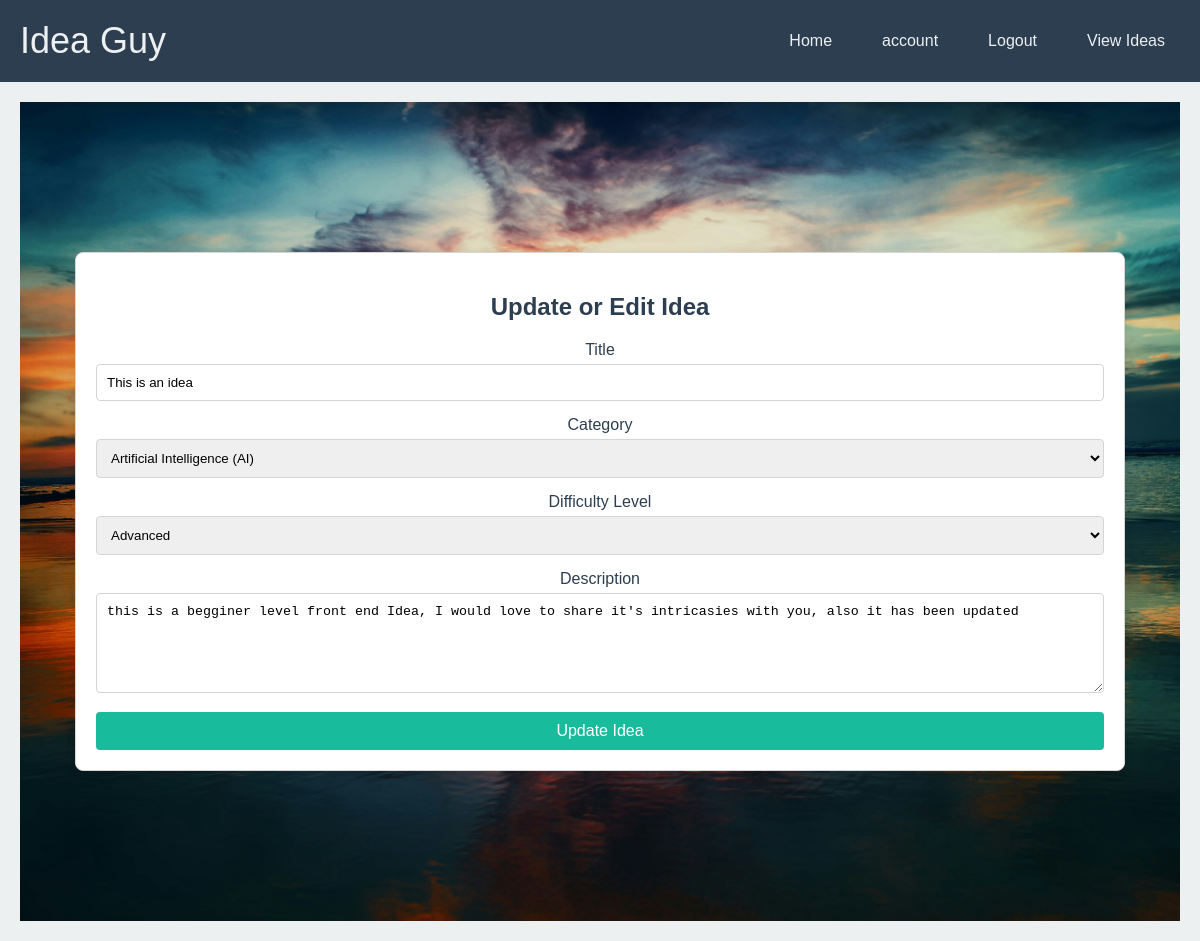
Before: /edit_project/5276a31c-0754-47eb-8c49-78b638f257c2 (signed in) with the older database file.
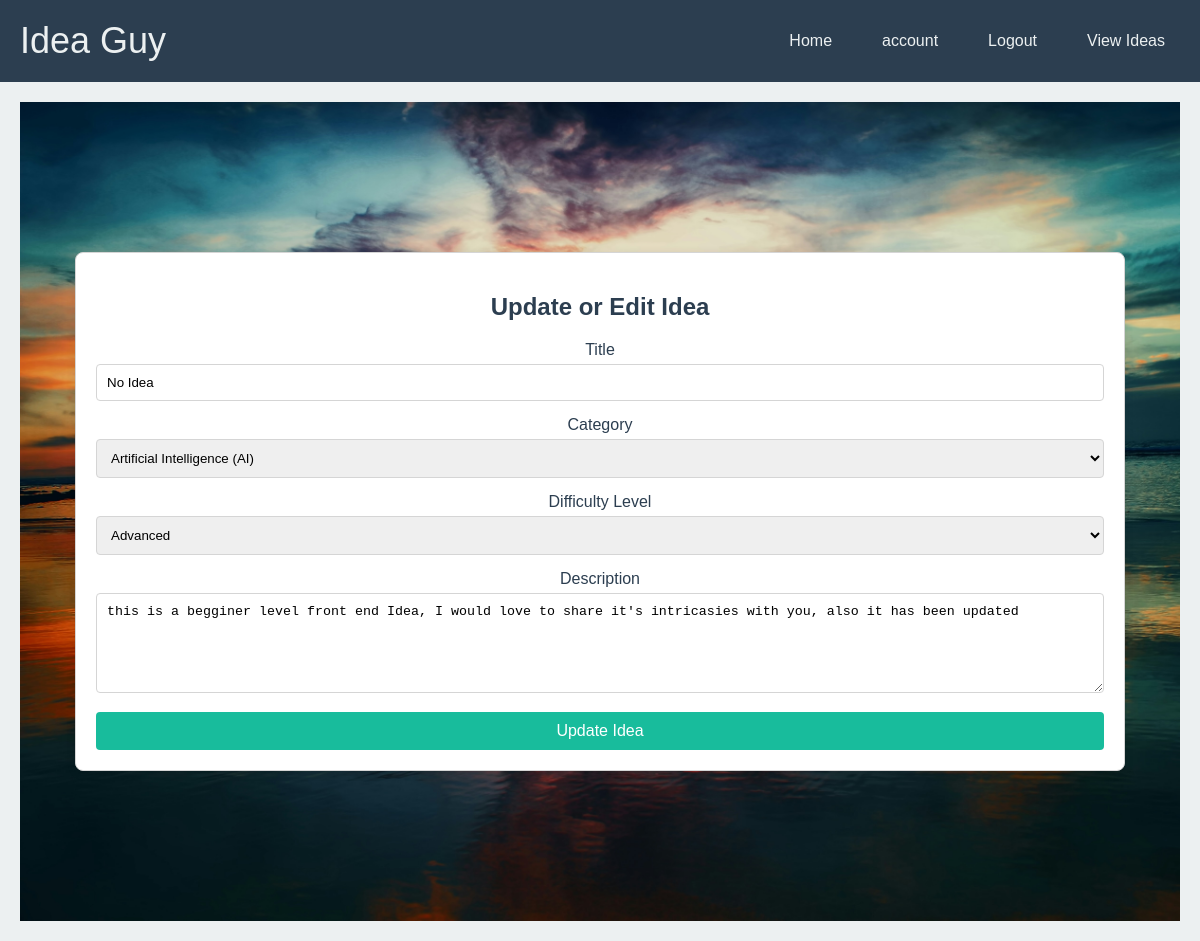
After: the same page with the newer database file.
### the_idea/models.py (models this page shows, shortened)
class Projects(db.Model):
    project_id = db.Column(db.String(20), primary_key=True)
    title = db.Column(db.String(80), nullable=False)
    difficulty_level = db.Column(db.String(50), nullable=False)
    category = db.Column(db.String(50), nullable=False)
    description = db.Column(db.Text, nullable=False)
    category_id = db.Column(db.Integer, db.ForeignKey('categories.category_id'), nullable=False)
    user_id = db.Column(db.String(20), db.ForeignKey('users.id'), nullable=False)
    created_at = db.Column(db.DateTime, default=db.func.current_timestamp())
    updated_at = db.Column(db.DateTime, default=db.func.current_timestamp())

### the_idea/routes.py (the view, shortened to what this page needs)
@app.route('/edit_project/<project_id>', methods = ['GET', 'POST'])
@login_required
def edit_project(project_id):
    project = Projects.query.filter_by(project_id = project_id).first()
    form = UpdateProjectForm()
    form.title.data = project.title
    form.difficulty_level.data = project.difficulty_level
    form.description.data = project.description
    return render_template('updateidea.html', form = form, title = 'Edit Project')

### the_idea/forms.py
class UpdateProjectForm(FlaskForm):
    choices = [(category.category_name, category.category_name) for category in Categories.query.all()]
    category = SelectField('Category', choices=choices, validators=[DataRequired()])
    title = StringField('Title', validators=[DataRequired()])
    difficulty_level = SelectField('Difficulty Level', choices=[('Beginner', 'Beginner'), ('Intermediate', 'Intermediate'), ('Advanced', 'Advanced')], validators=[DataRequired()])
    description = CKEditorField('Description', validators=[DataRequired()])
    submit = SubmitField('Update Idea')

### the_idea/models.py (called while the page is built)
@login_manager.user_loader
def load_user(user_id):
    return Users.query.get(user_id)

### the_idea/templates/updateidea.html (shortened to what this page needs)
{%extends 'layout.html'%}
{%block content%}
<head>
    <link rel="stylesheet" href="{{url_for('static', filename='css/project.css')}}">
</head>
<section class="form-container">
    <h2>Update or Edit Idea</h2>
    <form action="" method="POST">
        <div class="form-group">
            {{form.title.label}}
            {{form.title}}
        </div>
        <div class="form-group">
            {{form.category.label}}
            {{form.category}}
        </div>
        <div class="form-group">
            {{form.difficulty_level.label}}
            {{form.difficulty_level}}
        </div>
        <div class="form-group">
            {{form.description.label}}
            {{form.description}}
        </div>
        <button type="submit" class="btn">
            {{form.submit.label}}
        </button>
    </form>
</section>
{%endblock%}

Changed rows visible on the page:
changed Projects "Artificial Intelligence (AI)": title "This is an idea" → "No Idea"
